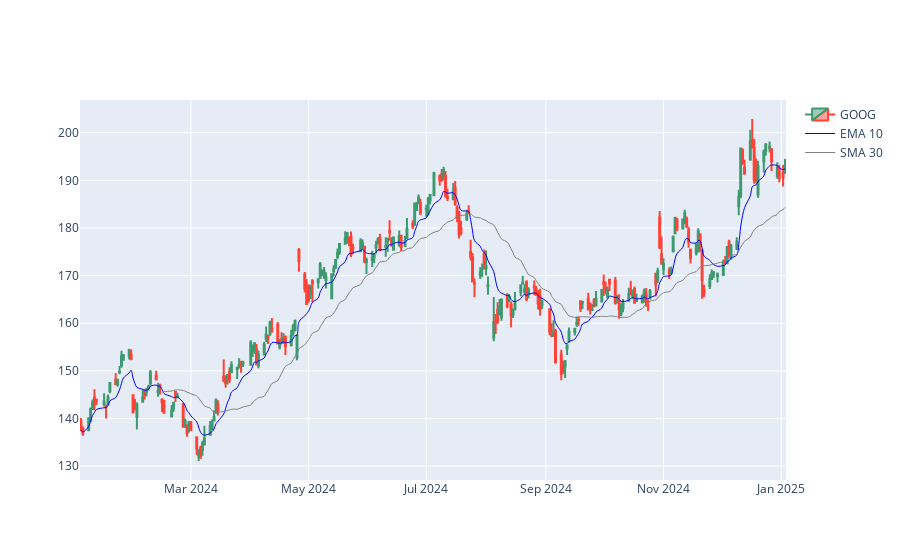
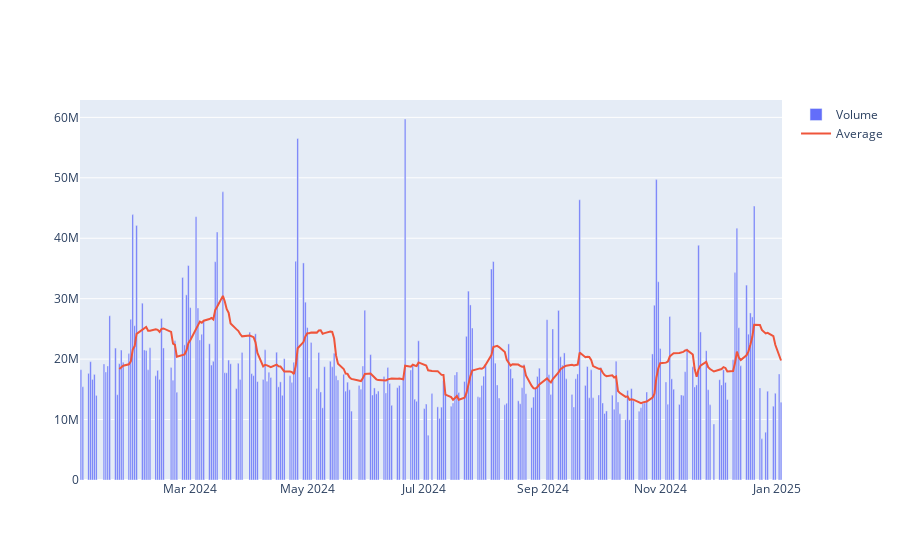

Source (notebook cell) for these figures, in order:
### Code cell
from finta import TA

data = t.history(period='1y', rounding=True)
data['ema10'] = TA.EMA(data, 10)
data['sma30'] = TA.SMA(data, 30)

import plotly.graph_objects as go

# Stock and moving averages
fig = go.Figure(data=[
                go.Candlestick(
                    x = data.index, # date values
                    open  = data['Open'],
                    high  = data['High'],
                    low   = data['Low'],
                    close = data['Close'],
                    name = STOCK
                ),
         
                go.Scatter( x=data['ema10'].index,
                            y=data['ema10'],
                            name='EMA 10',
                            line=dict(color='blue',
                                      width=1,
                                      shape='spline'), # smooth the line
                            ),
        
                go.Scatter( x=data['sma30'].index,
                            y=data['sma30'],
                            name='SMA 30',
                            line=dict(color='grey',
                                      width=1,
                                      shape='spline'), # smooth the line
                            ),
                
                ])
fig.update_layout(xaxis_rangeslider_visible=False)
fig.show()

# Volume
data['vol_avg'] = data['Volume'].rolling(14).mean()
fig1 = go.Figure(
    data = [
        go.Bar(x=data.index, y=data['Volume'], name='Volume'),
        go.Scatter(x=data.index, y=data['vol_avg'], name='Average')
    ])

fig1.show()

### Figure 1 — Plotly figure (JSON) as saved in the notebook; plotly's stock layout.template omitted (floating-point values rounded to 4 significant figures; data arrays with more than 128 entries replaced by an {"elided": "..."} marker saying what was removed)
{"data": [{"close": {"elided": "252 float values"}, "high": {"elided": "252 float values"}, "low": {"elided": "252 float values"}, "name": "GOOG", "open": {"elided": "252 float values"}, "type": "candlestick", "x": {"elided": "252 str values"}}, {"line": {"color": "blue", "shape": "spline", "width": 1}, "name": "EMA 10", "type": "scatter", "x": {"elided": "252 str values"}, "y": {"elided": "252 float values"}}, {"line": {"color": "grey", "shape": "spline", "width": 1}, "name": "SMA 30", "type": "scatter", "x": {"elided": "252 str values"}, "y": {"elided": "252 float values"}}], "layout": {"xaxis": {"rangeslider": {"visible": false}}}}

### Figure 2 — Plotly figure (JSON) as saved in the notebook; plotly's stock layout.template omitted (floating-point values rounded to 4 significant figures; data arrays with more than 128 entries replaced by an {"elided": "..."} marker saying what was removed)
{"data": [{"name": "Volume", "type": "bar", "x": {"elided": "252 str values"}, "y": {"elided": "252 int values"}}, {"name": "Average", "type": "scatter", "x": {"elided": "252 str values"}, "y": {"elided": "252 float values"}}], "layout": {}}
